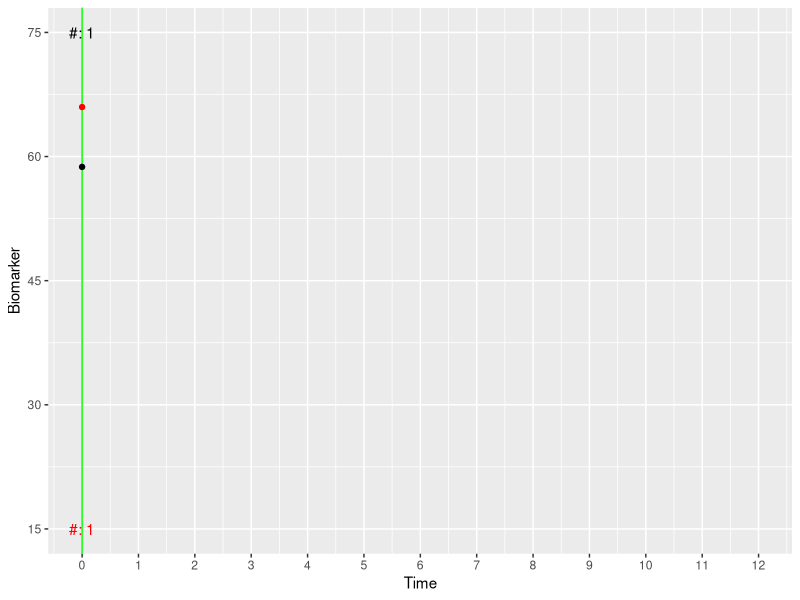

Write the R code that produced this figure. (Note: this script raises an error after producing the figure.)
## ---- chunk 1
### Packages
library(tidyverse)
## ---- chunk 2
stable <- function(time) 60 - 0.01 * time + rnorm(n = length(time), sd = sqrt(5))
declining <- function(time) 60 - 3 * time + rnorm(n = length(time), sd = sqrt(5))
## ---- chunk 3
set.seed(375683275)

patient_stable <- data.frame(
  id = 1,
  type = "Stable",
  adcens = 12,
  obtime = c(0, rep(3, 4))
) %>%
  mutate(t = cumsum(obtime)) %>%
  mutate(y = stable(t)) %>%
  filter(t <= adcens)

patient_declining <- data.frame(
  id = 2,
  type = "Declining",
  adcens = runif(1, 10, 12),
  obtime = c(0, rgamma(n = 100, shape = 2, scale = 0.25))
) %>%
  mutate(t = cumsum(obtime)) %>%
  mutate(y = declining(t)) %>%
  filter(t <= adcens)
## ---- chunk 4
hcd <- bind_rows(patient_stable, patient_declining)
## ---- chunk 5
outcome <- hcd %>%
  group_by(id) %>%
  filter(t == max(t))
## ---- chunk 6
time_points <- sort(unique(hcd$t))
time_points
## ---- chunk 7
for (i in seq_along(time_points)) {
  nm1 <- nrow(filter(hcd, t <= time_points[i] & id == 1))
  nm2 <- nrow(filter(hcd, t <= time_points[i] & id == 2))
  plot <- ggplot(
    data = filter(hcd, t <= time_points[i]),
    aes(x = t, y = y, group = id, colour = type)
  ) +
    # geom_vline() highlights the current time
    # green for illustration purposes only
    geom_vline(xintercept = time_points[i], color = "green") +
    # geom_line() and geom_point() for each observation
    geom_line() +
    geom_point() +
    # annotation for the cumulative number of measurements
    annotate("text", x = 0, y = 15, label = paste("#:", nm2), color = "red") +
    annotate("text", x = 0, y = 75, label = paste("#:", nm1), color = "black") +
    # using color to match number of observations
    # (might need some fiddling around)
    scale_color_manual(values = c("red", "black")) +
    # scales and plotting area needs to be fixed, consistent over frames
    scale_y_continuous(breaks = seq(15, 75, by = 15)) +
    scale_x_continuous(breaks = 0:12) +
    coord_cartesian(xlim = c(0, 12), ylim = c(15, 75)) +
    # no need for a legend here
    theme(legend.position = "none") +
    labs(x = "Time", y = "Biomarker")
  # we add mortality/censoring outcomes when/if they happen
  # this is what the 'outcome' data.frame is used for
  if (time_points[i] >= outcome$t[1]) {
    plot <- plot +
      annotate("point", x = outcome$t[1], y = outcome$y[1], shape = 5, color = "green")
  }
  if (time_points[i] >= outcome$t[2]) {
    plot <- plot +
      annotate("point", x = outcome$t[2], y = outcome$y[2], shape = 10, color = "green")
  }
  # then, saving each 'frame'
  ggplot2::ggsave(
    plot = plot,
    filename = paste0("Plots/frame-", i, ".pdf"),
    width = 5, height = 5, dpi = 300
  )
}
## ---- chunk 8
ggplot(filter(hcd, t == 0), aes(x = t, y = y, group = id, colour = type)) +
  geom_point() +
  # note:
  # same scale, plotting area, labels, etc.
  scale_color_manual(values = c("red", "black")) +
  scale_y_continuous(breaks = seq(15, 75, by = 15)) +
  scale_x_continuous(breaks = 0:12) +
  coord_cartesian(xlim = c(0, 12), ylim = c(15, 75)) +
  labs(x = "Time", y = "Biomarker") +
  theme(legend.position = "none")
## ---- chunk 9
length(time_points)
